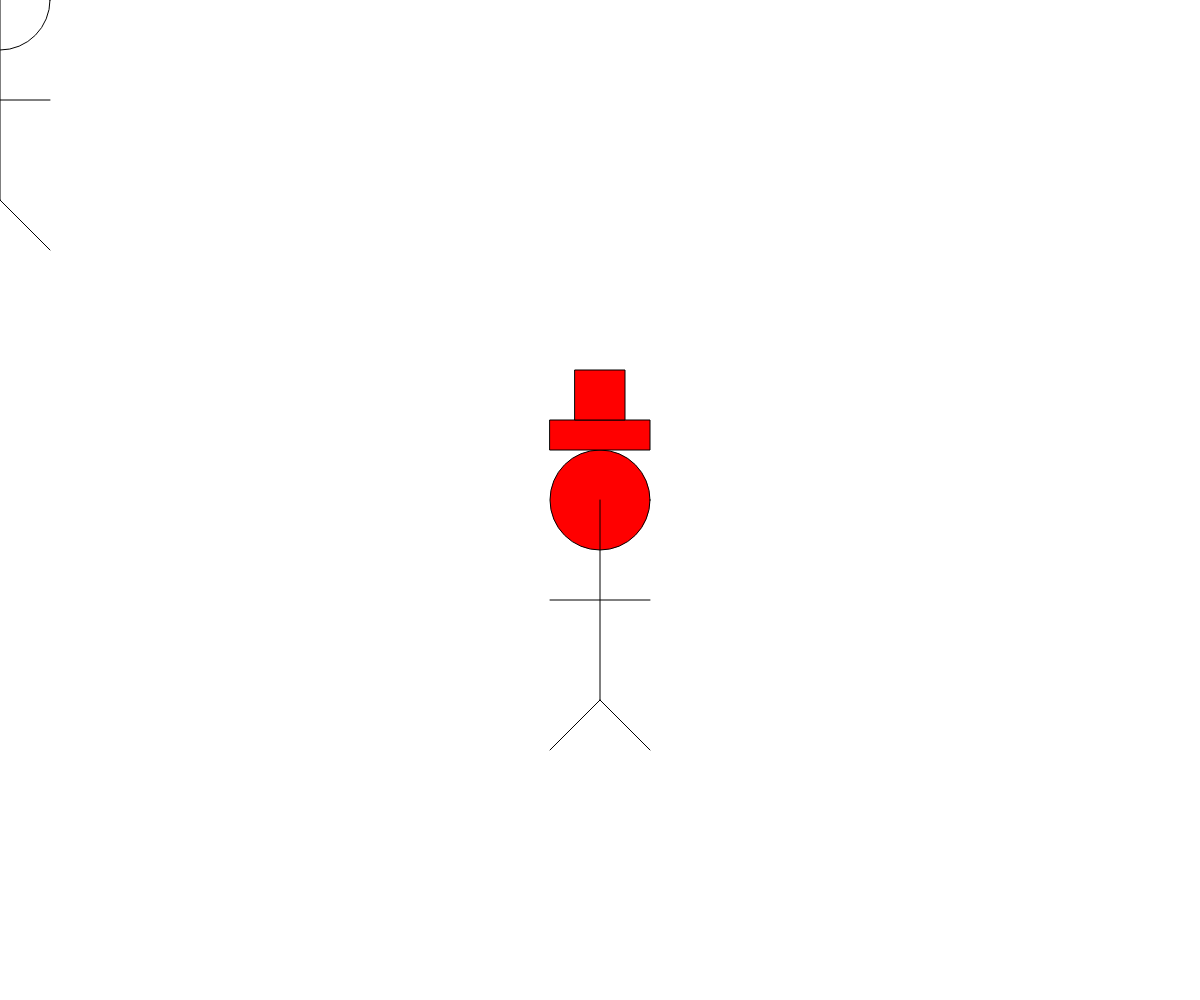
Frame 1 (no input)
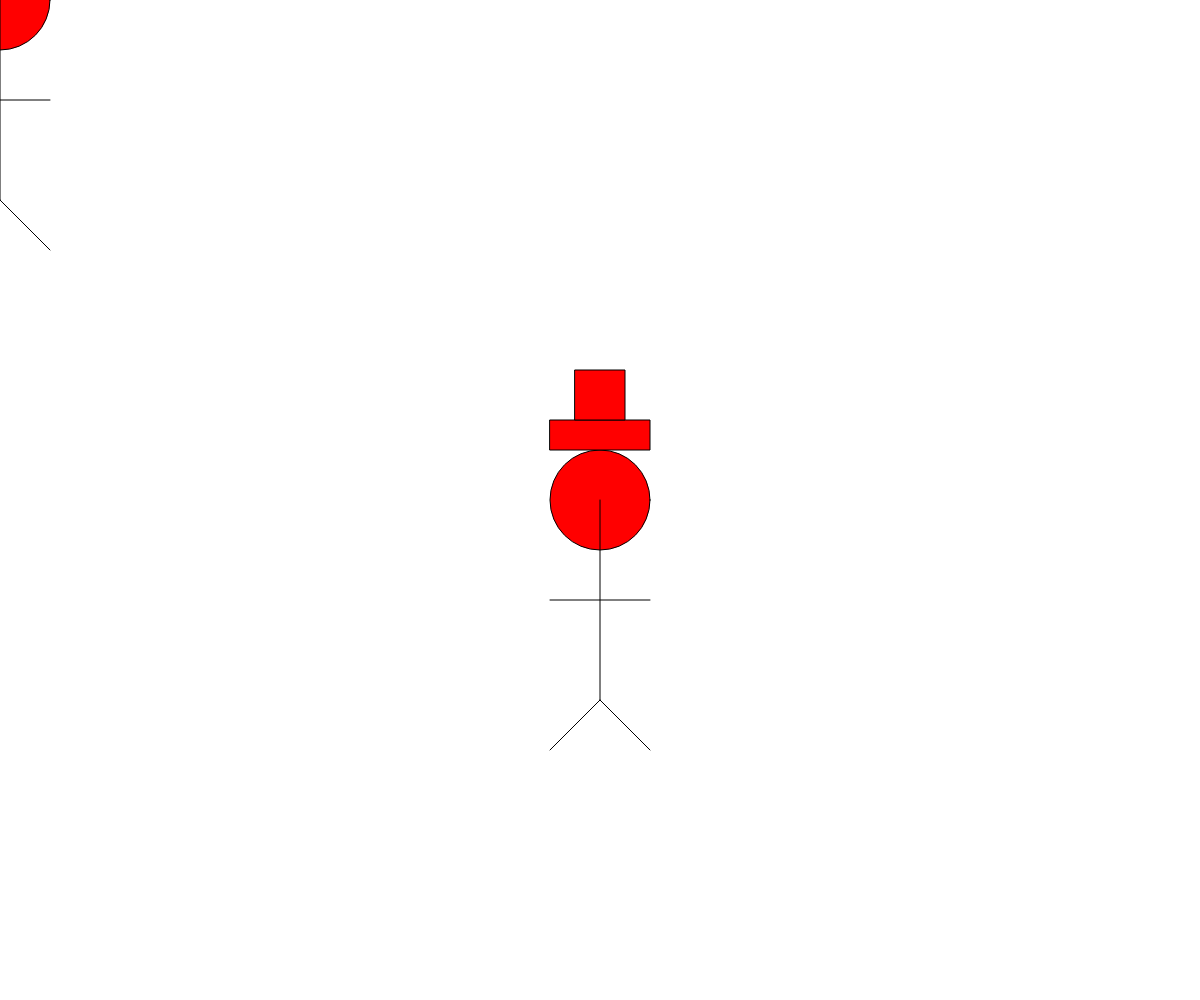
Frame 60 (no input)
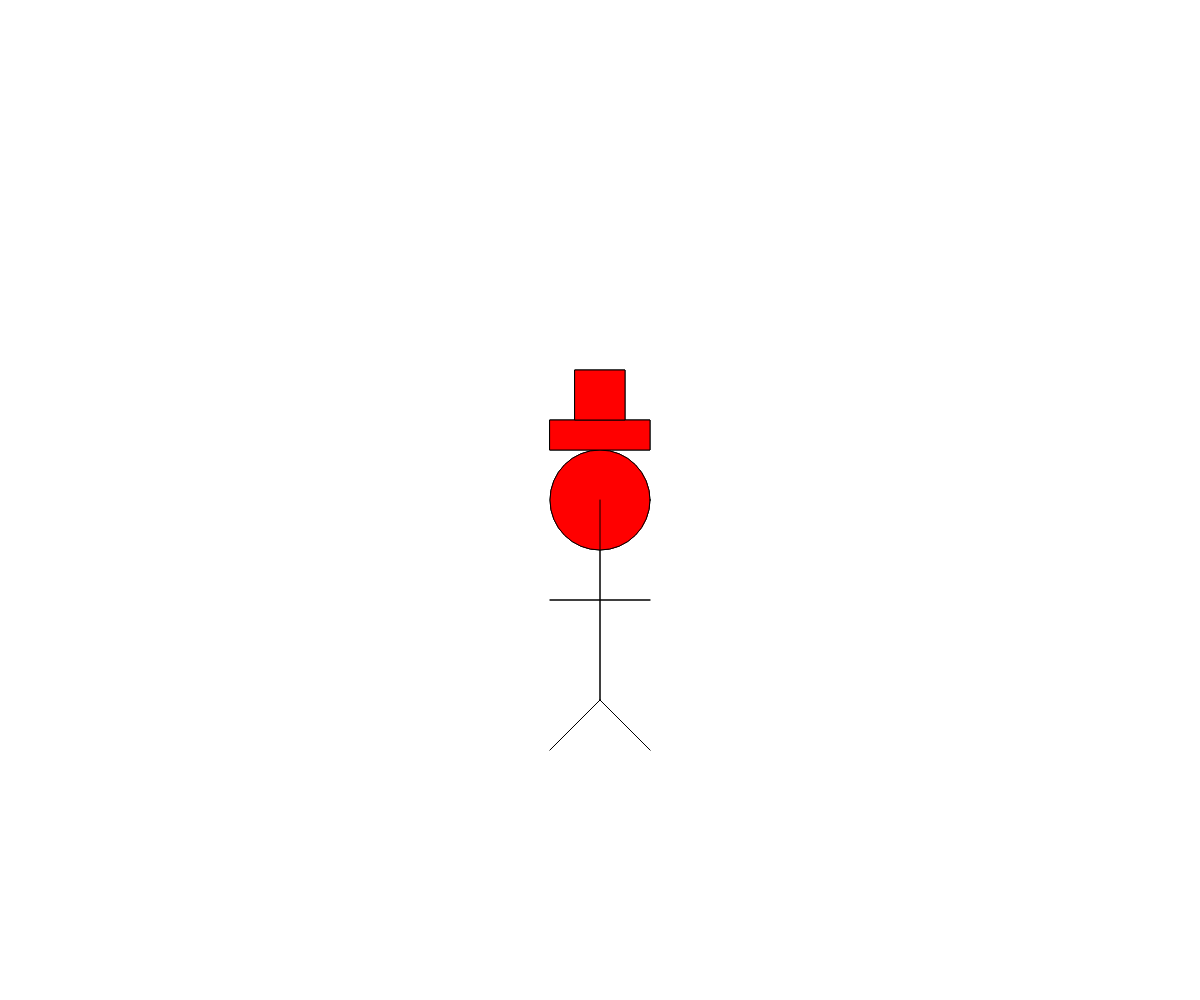
Frame 120 (the mouse pressed at the canvas centre since frame 60)

The p5.js sketch that drew these frames (run headless with seeded random() and noise() and a simulated clock; from frame 60 on, the mouse is pressed at the canvas centre):

// p5.js sketch
// ── sketch.js
//global variables
let x;
let y;

function setup() {
  createCanvas(windowWidth, windowHeight);
  x = width/2;
  y = height/2;
}

function draw() {
  background(255);
  if (keyIsPressed) {
    moveStickman();
  }
  drawStickman(mouseX,mouseY);
  drawStickman(x,y);

}

function moveStickman() {
    if (key == "w" || key == "W") {
      y = y -10;
    }
    else if (key == "s" || key == "S") {
      y = y +10;
    }
    if (key == "d" || key == "D") {
      x = x +10;
    }
    if (key == "a" || key == "A") {
      x = x -10;
    }
}

function drawStickman(x, y) {

  //draw the head of the stickman
  ellipse(x,y,100,100);
  //The hat of the stickman and color it
  fill(255, 0, 0)
  rect(x-50, y-80, 100, 30);
  rect(x-25, y-130, 50, 50);
  //body of the stickman
  line(x, y, x, y+200);
  //The arms of the stickman
  line(x-50, y+100, x+50, y+100);
  //The legs of the stick
  line(x,y+200,x-50,y+250);
  line(x,y+200,x+50,y+250);

}
